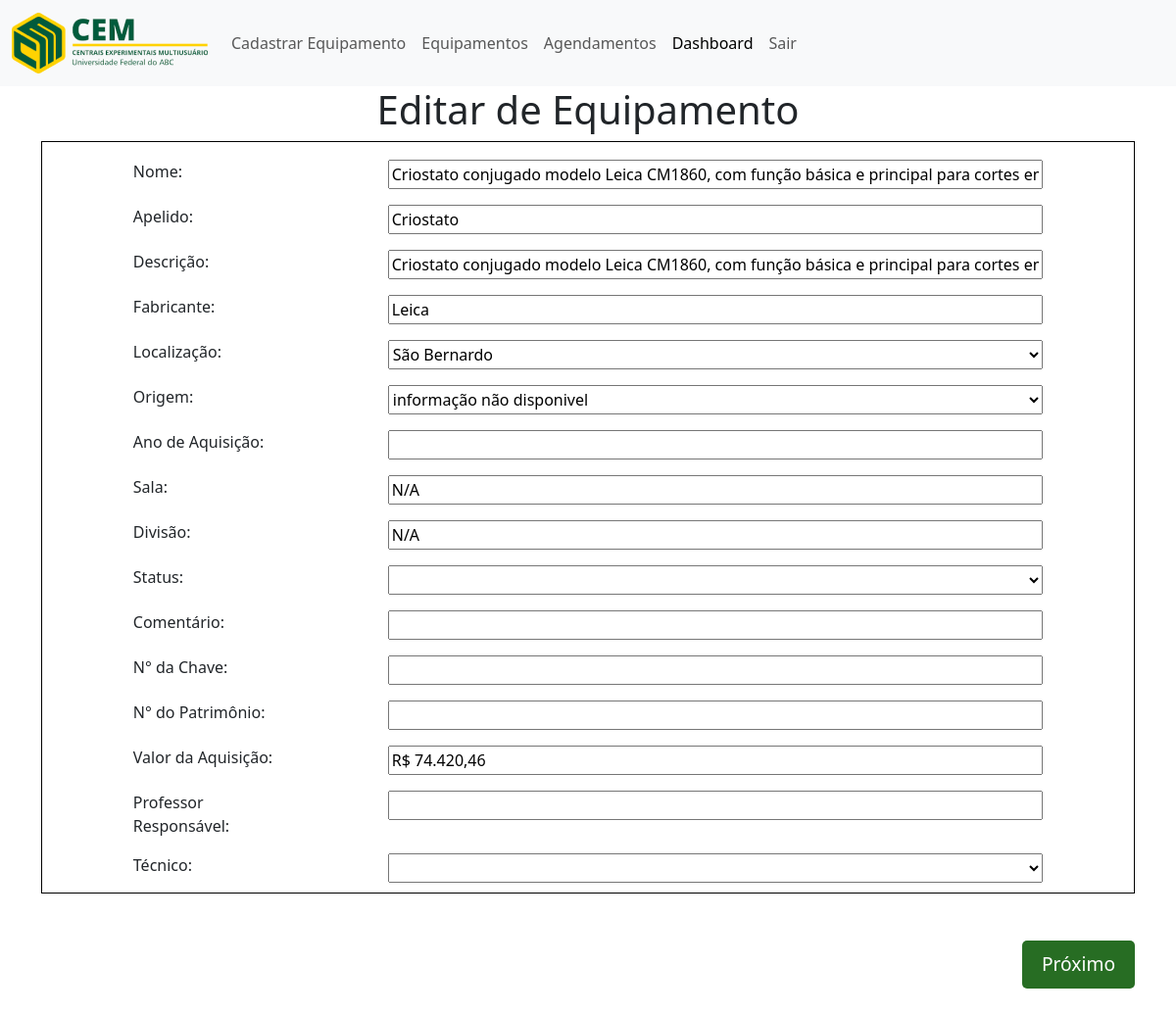
Before: /equipamentos/equipamento/editar/6/ with the older database file.
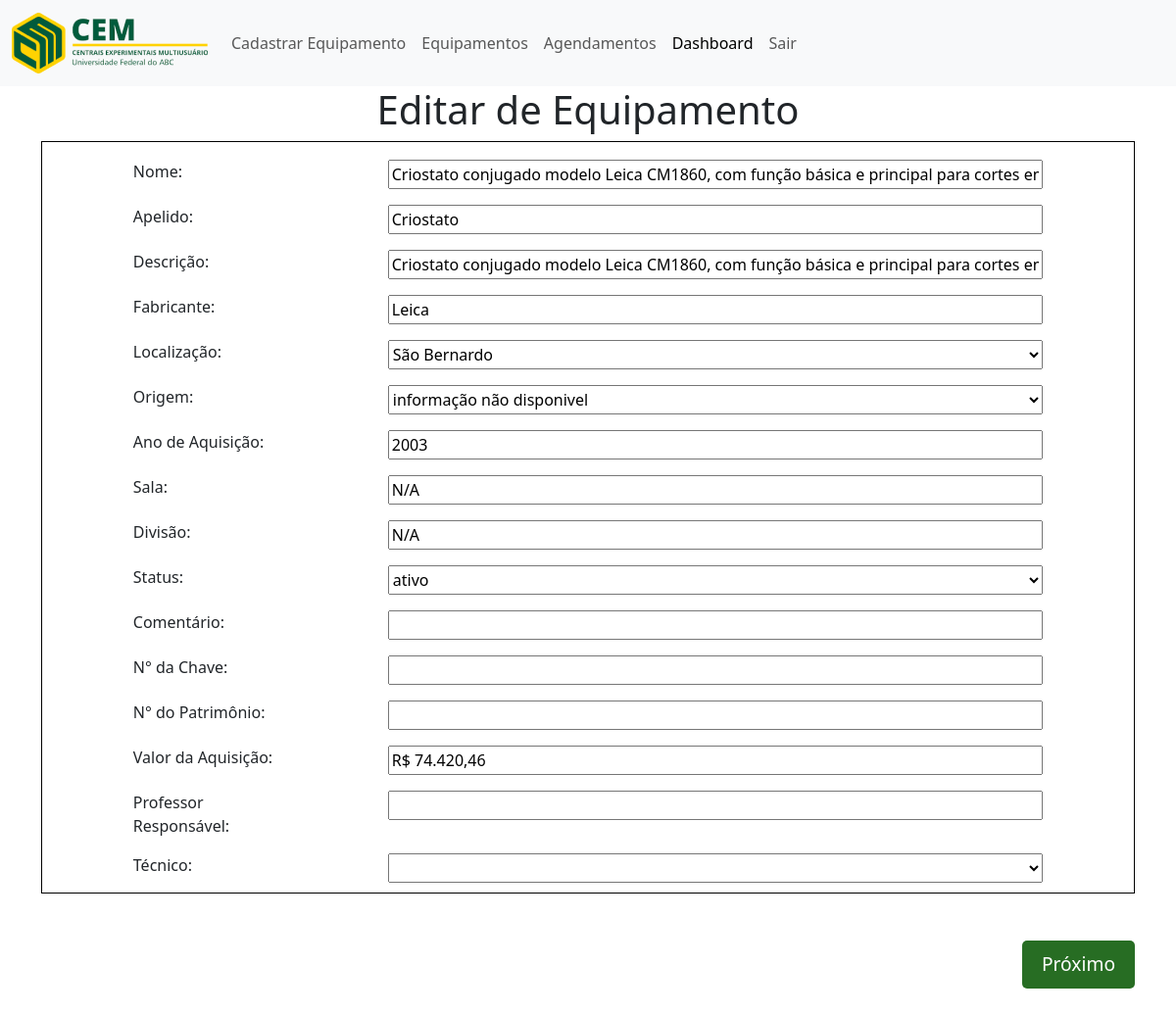
After: the same page with the newer database file.
### equipamentos/models.py (models this page shows, shortened)
class Equipamento(models.Model):
    id_equipamento = models.AutoField(primary_key=True)
    nome = models.CharField(max_length=100)
    apelido = models.CharField(max_length=20)
    descricao = models.CharField(max_length=100)
    fabricante = models.CharField(max_length=100)
    localizacao = models.CharField(max_length=30)
    origem = models.CharField(max_length=10, blank=True, null=True)
    ano_aquisicao = models.CharField(max_length=255, blank=True, null=True)
    sala = models.CharField(max_length=20, blank=True, null=True)
    divisao = models.CharField(max_length=255, null=True, blank=True)
    status = models.CharField(max_length=20, blank=True, null=True)
    comentario = models.CharField(max_length=20, blank=True, null=True)
    chave = models.CharField(max_length=255, blank=True, null=True)
    patrimonio = models.CharField(max_length=255, blank=True, null=True)
    aquisicao = models.CharField(max_length=100, blank=True, null=True)
    tem_palestra = models.BooleanField(default=False)
    tem_prova = models.BooleanField(default=False)
    prof = models.CharField(max_length=255, blank=True, null=True)
    tecnicos = models.ManyToManyField(Tecnico, blank=True, null=True)

### equipamentos/views.py (the view)
# urls.py: path('equipamento/editar/<int:id_equipamento>/', views.editar_equipamento, name='editar_equipamento'),
def editar_equipamento(request, id_equipamento):
    equipamento = get_object_or_404(Equipamento, id_equipamento=id_equipamento)
    return render(request, 'equipamentos/editar_equipamento.html', {'equipamento': equipamento})

### equipamentos/templates/equipamentos/editar_equipamento.html (shortened to what this page needs)
{% extends 'equipamentos/base.html' %}
{% load static %}
{% block conteudo %}
  <div class="container">
    <h1>Editar de Equipamento</h1>
    <form action="{% url 'salvar_edicao_equipamento' id_equipamento=equipamento.id_equipamento %}" method="post" class="form-equipamento">
      <div class="forms-cadastro">
        <div class="mt-3 questao">
          <label for="nome">Nome:</label>
          <input type="text" name="nome" value="{{ equipamento.nome }}" id="nome" required />
        </div>
        <div class="mt-3 questao">
          <label for="apelido">Apelido:</label>
          <input type="text" name="apelido" value="{{ equipamento.apelido }}" id="apelido" required />
        </div>
        <div class="mt-3 questao">
          <label for="descricao">Descrição:</label>
          <input type="text" name="descricao" value="{{ equipamento.descricao }}" id="descricao" required />
        </div>
        <div class="mt-3 questao">
          <label for="fabricante">Fabricante:</label>
          <input type="text" name="fabricante" value="{{ equipamento.fabricante }}" id="fabricante" required />
        </div>
        <div class="mt-3 questao">
          <label for="localizacao">Localização:</label>
          <select name="localizacao" id="localizacao" required>
            <option value="{{ equipamento.localizacao }}">{{ equipamento.localizacao }}</option>
          </select>
        </div>
        <div class="mt-3 questao">
          <label for="origem">Origem:</label>
          <select name="origem" id="origem" required>
            <option value="{{ equipamento.origem }}">{{ equipamento.origem }}</option>
          </select>
        </div>
        <div class="mt-3 questao">
          <label for="ano_aquisicao">Ano de Aquisição:</label>
          <input type="text" name="ano_aquisicao" value="{{ equipamento.ano_aquisicao }}" id="ano_aquisicao" required />
        </div>
        <div class="mt-3 questao">
          <label for="sala">Sala:</label>
          <input type="text" name="sala" value="{{ equipamento.sala }}" id="sala" />
        </div>
        <div class="mt-3 questao">
          <label for="divisao">Divisão:</label>
          <input type="text" name="divisao" value="{{ equipamento.divisao }}" id="divisao" />
        </div>
        <div class="mt-3 questao">
          <label for="status">Status:</label>
          <select name="status" id="status" required>
            <option value="{{ equipamento.status }}">{{ equipamento.status }}</option>
            <option value="ativo">Ativo</option>
          </select>
        </div>
        <div class="mt-3 questao">
          <label for="comentario">Comentário:</label>
          <input type="text" name="comentario" value="{{ equipamento.comentario }}" id="comentario" />
        </div>
        <div class="mt-3 questao">
          <label for="chave">N° da Chave:</label>
          <input type="text" name="chave" value="{{ equipamento.chave }}" id="chave" />
        </div>
        <div class="mt-3 questao">
          <label for="patrimonio">N° do Patrimônio:</label>
          <input type="text" name="patrimonio" value="{{ equipamento.patrimonio }}" id="patrimonio" />
        </div>
        <div class="mt-3 questao">
          <label for="aquisicao">Valor da Aquisição:</label>
          <input type="text" name="aquisicao" value="{{ equipamento.aquisicao }}" id="aquisicao" />
        </div>
        <div class="mt-3 questao">
          <label for="prof">Professor Responsável:</label>
          <input type="text" name="prof" value="{{ equipamento.prof }}" id="prof" />
        </div>
        <div class="mt-3 questao">
          <label for="tecnico">Técnico:</label>
          <select name="tecnico" id="tecnico">
          </select>
        </div>
      </div>
      <div class="d-flex justify-content-end mt-5">
        <button type="submit" class="btn-proximo mb-5">Próximo</button>
      </div>
    </form>
  </div>
{% endblock %}

Changed rows visible on the page:
changed Equipamento "Criostato": ano_aquisicao (not shown) → "2003"; status (not shown) → "ativo"
